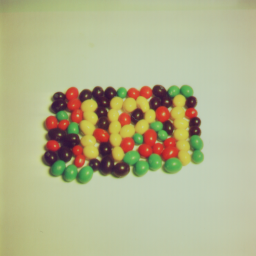
#> input picture sources/balls.tiff, 256 x 256 px
$ python test.py
#> lines starting #> are read from the running program, lines starting #| are printed output that depends on the picture
import cv2
import numpy as np
from time import time
from math import sqrt
from executiontime import printexecutiontime, LIGHBLUE

from tables import ind_O,ind_Z
from dct import calc_dct, calc_idct
from quant import quantize, dequantize
from encode import dc_encode, ac_encode,dc_decode, ac_decode
from stream import Stream, bin_to_byte,byte_to_bin
from bin_utils import int_to_bit_array
# IDEA: Separate the processing in threads and get back the data in order


input = "sources/balls.tiff"
# input = "sources/16x16.tiff"
# input = "sources/flower-luma-gray.jpg"

# Convert to YCbCr (YUV)
input_rgb = cv2.imread(input)
#> input_rgb is the input picture: shape (256, 256, 3); mean B, G, R 142.3, 180.6, 179.2
img_yuv = cv2.cvtColor(input_rgb, cv2.COLOR_BGR2YUV)
#> img_yuv: shape (256, 256, 3); mean of channels 0, 1, 2 175.9, 111.5, 130.9
y,cb,cr = cv2.split(img_yuv)
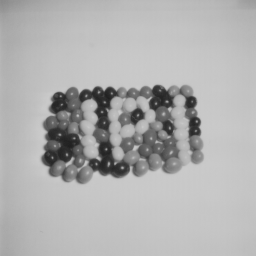
#> y: shape (256, 256); min 32, max 204, mean 175.9
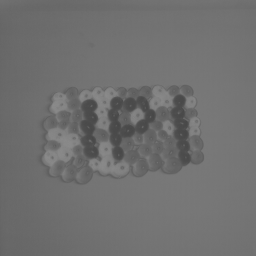
#> cb: shape (256, 256); min 71, max 138, mean 111.5
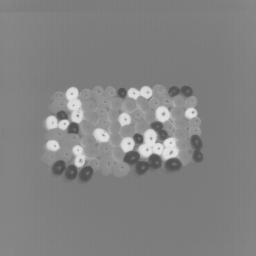
#> cr: shape (256, 256); min 77, max 229, mean 130.9

image_shape = input_rgb.shape
#> image_shape = (256, 256, 3)

output_name = "tmp_file.bin"

# [149 lines left out: functions encode_header, decode_header, encode_image, decode_image, not called in this run]
#> (the run stopped early here; a loop or call above may not have finished)

$ run again, with sources/house.jpg saved as sources/balls.tiff
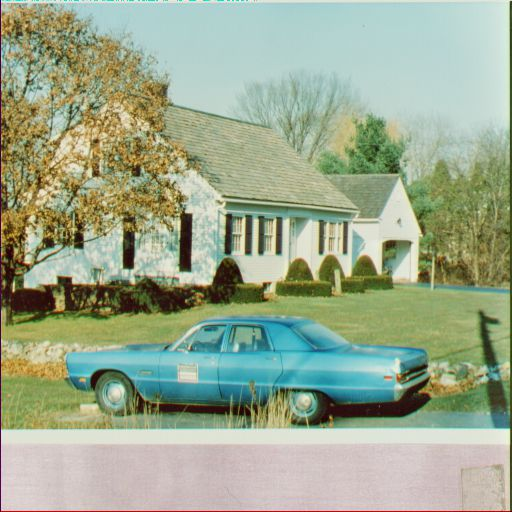
#> input picture sources/house.jpg, 512 x 512 px
#> input_rgb is the input picture: shape (512, 512, 3); mean B, G, R 142.3, 168.2, 155.4
#> img_yuv: shape (512, 512, 3); mean of channels 0, 1, 2 161.4, 118.6, 122.7
#> `y,cb,cr = cv2.split(img_yuv)`:
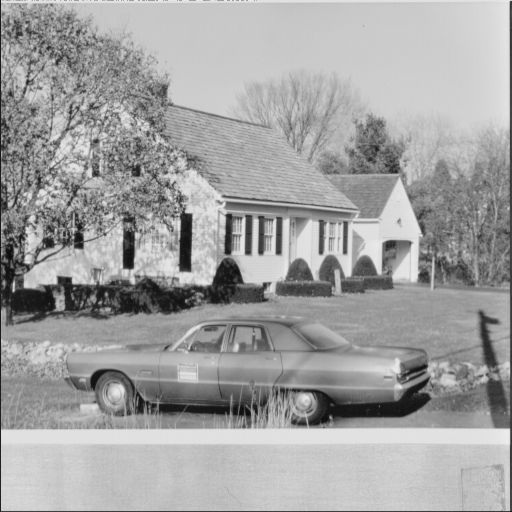
#> y: shape (512, 512); min 4, max 242, mean 161.4
#> `y,cb,cr = cv2.split(img_yuv)`:
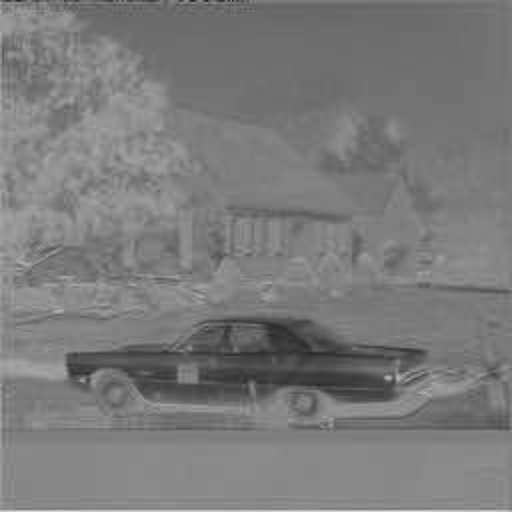
#> cr: shape (512, 512); min 32, max 217, mean 122.7
